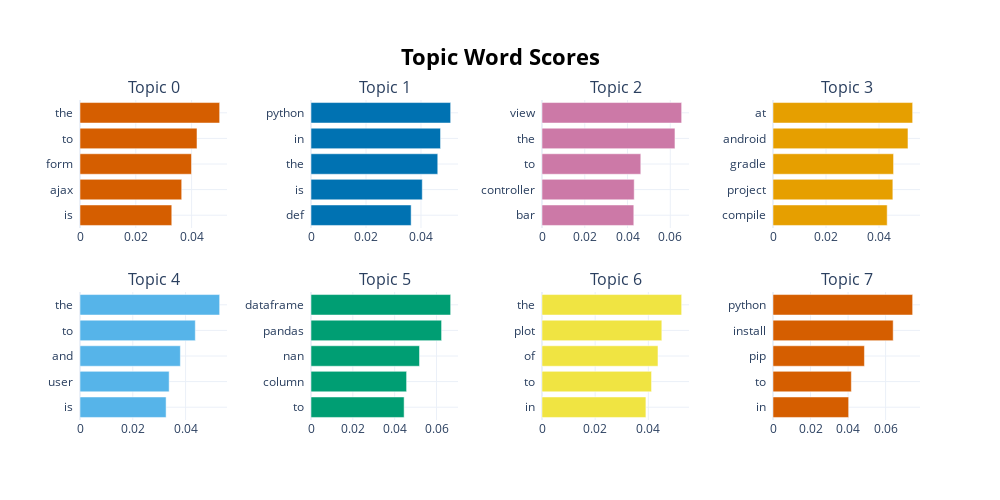

The code cell stored with this chart in its notebook:
### Code cell
model.visualize_barchart()

### Figure 1 — Plotly figure (JSON) as saved in the notebook; plotly's stock layout.template omitted (floating-point values rounded to 4 significant figures)
{"data": [{"marker": {"color": "#D55E00"}, "orientation": "h", "type": "bar", "x": [0.03289, 0.03644, 0.03995, 0.04192, 0.05004], "xaxis": "x", "y": ["is  ", "ajax  ", "form  ", "to  ", "the  "], "yaxis": "y"}, {"marker": {"color": "#0072B2"}, "orientation": "h", "type": "bar", "x": [0.03642, 0.04046, 0.0461, 0.04711, 0.05079], "xaxis": "x2", "y": ["def  ", "is  ", "the  ", "in  ", "python  "], "yaxis": "y2"}, {"marker": {"color": "#CC79A7"}, "orientation": "h", "type": "bar", "x": [0.04294, 0.04313, 0.0462, 0.06219, 0.06531], "xaxis": "x3", "y": ["bar  ", "controller  ", "to  ", "the  ", "view  "], "yaxis": "y3"}, {"marker": {"color": "#E69F00"}, "orientation": "h", "type": "bar", "x": [0.04308, 0.04522, 0.04549, 0.05093, 0.05269], "xaxis": "x4", "y": ["compile  ", "project  ", "gradle  ", "android  ", "at  "], "yaxis": "y4"}, {"marker": {"color": "#56B4E9"}, "orientation": "h", "type": "bar", "x": [0.03262, 0.03378, 0.03803, 0.04369, 0.05291], "xaxis": "x5", "y": ["is  ", "user  ", "and  ", "to  ", "the  "], "yaxis": "y5"}, {"marker": {"color": "#009E73"}, "orientation": "h", "type": "bar", "x": [0.04451, 0.04569, 0.05186, 0.06242, 0.06675], "xaxis": "x6", "y": ["to  ", "column  ", "nan  ", "pandas  ", "dataframe  "], "yaxis": "y6"}, {"marker": {"color": "#F0E442"}, "orientation": "h", "type": "bar", "x": [0.03909, 0.04121, 0.04363, 0.04507, 0.05253], "xaxis": "x7", "y": ["in  ", "to  ", "of  ", "plot  ", "the  "], "yaxis": "y7"}, {"marker": {"color": "#D55E00"}, "orientation": "h", "type": "bar", "x": [0.04031, 0.04175, 0.04872, 0.06404, 0.07441], "xaxis": "x8", "y": ["in  ", "to  ", "pip  ", "install  ", "python  "], "yaxis": "y8"}], "layout": {"annotations": [{"font": {"size": 16}, "showarrow": false, "text": "Topic 0", "x": 0.0875, "xanchor": "center", "xref": "paper", "y": 1, "yanchor": "bottom", "yref": "paper"}, {"font": {"size": 16}, "showarrow": false, "text": "Topic 1", "x": 0.3625, "xanchor": "center", "xref": "paper", "y": 1, "yanchor": "bottom", "yref": "paper"}, {"font": {"size": 16}, "showarrow": false, "text": "Topic 2", "x": 0.6375, "xanchor": "center", "xref": "paper", "y": 1, "yanchor": "bottom", "yref": "paper"}, {"font": {"size": 16}, "showarrow": false, "text": "Topic 3", "x": 0.9125, "xanchor": "center", "xref": "paper", "y": 1, "yanchor": "bottom", "yref": "paper"}, {"font": {"size": 16}, "showarrow": false, "text": "Topic 4", "x": 0.0875, "xanchor": "center", "xref": "paper", "y": 0.4, "yanchor": "bottom", "yref": "paper"}, {"font": {"size": 16}, "showarrow": false, "text": "Topic 5", "x": 0.3625, "xanchor": "center", "xref": "paper", "y": 0.4, "yanchor": "bottom", "yref": "paper"}, {"font": {"size": 16}, "showarrow": false, "text": "Topic 6", "x": 0.6375, "xanchor": "center", "xref": "paper", "y": 0.4, "yanchor": "bottom", "yref": "paper"}, {"font": {"size": 16}, "showarrow": false, "text": "Topic 7", "x": 0.9125, "xanchor": "center", "xref": "paper", "y": 0.4, "yanchor": "bottom", "yref": "paper"}], "height": 500, "hoverlabel": {"bgcolor": "white", "font": {"family": "Rockwell", "size": 16}}, "showlegend": false, "title": {"font": {"color": "Black", "size": 22}, "text": "<b>Topic Word Scores", "x": 0.5, "xanchor": "center", "yanchor": "top"}, "width": 1000, "xaxis": {"anchor": "y", "autorange": true, "domain": [0, 0.175], "range": [0, 0.05268], "showgrid": true, "type": "linear"}, "xaxis2": {"anchor": "y2", "autorange": true, "domain": [0.275, 0.45], "range": [0, 0.05346], "showgrid": true, "type": "linear"}, "xaxis3": {"anchor": "y3", "autorange": true, "domain": [0.55, 0.725], "range": [0, 0.06875], "showgrid": true, "type": "linear"}, "xaxis4": {"anchor": "y4", "autorange": true, "domain": [0.825, 1], "range": [0, 0.05547], "showgrid": true, "type": "linear"}, "xaxis5": {"anchor": "y5", "autorange": true, "domain": [0, 0.175], "range": [0, 0.0557], "showgrid": true, "type": "linear"}, "xaxis6": {"anchor": "y6", "autorange": true, "domain": [0.275, 0.45], "range": [0, 0.07027], "showgrid": true, "type": "linear"}, "xaxis7": {"anchor": "y7", "autorange": true, "domain": [0.55, 0.725], "range": [0, 0.0553], "showgrid": true, "type": "linear"}, "xaxis8": {"anchor": "y8", "autorange": true, "domain": [0.825, 1], "range": [0, 0.07833], "showgrid": true, "type": "linear"}, "yaxis": {"anchor": "x", "autorange": true, "domain": [0.6, 1], "range": [-0.5, 4.5], "showgrid": true, "type": "category"}, "yaxis2": {"anchor": "x2", "autorange": true, "domain": [0.6, 1], "range": [-0.5, 4.5], "showgrid": true, "type": "category"}, "yaxis3": {"anchor": "x3", "autorange": true, "domain": [0.6, 1], "range": [-0.5, 4.5], "showgrid": true, "type": "category"}, "yaxis4": {"anchor": "x4", "autorange": true, "domain": [0.6, 1], "range": [-0.5, 4.5], "showgrid": true, "type": "category"}, "yaxis5": {"anchor": "x5", "autorange": true, "domain": [0, 0.4], "range": [-0.5, 4.5], "showgrid": true, "type": "category"}, "yaxis6": {"anchor": "x6", "autorange": true, "domain": [0, 0.4], "range": [-0.5, 4.5], "showgrid": true, "type": "category"}, "yaxis7": {"anchor": "x7", "autorange": true, "domain": [0, 0.4], "range": [-0.5, 4.5], "showgrid": true, "type": "category"}, "yaxis8": {"anchor": "x8", "autorange": true, "domain": [0, 0.4], "range": [-0.5, 4.5], "showgrid": true, "type": "category"}}}
